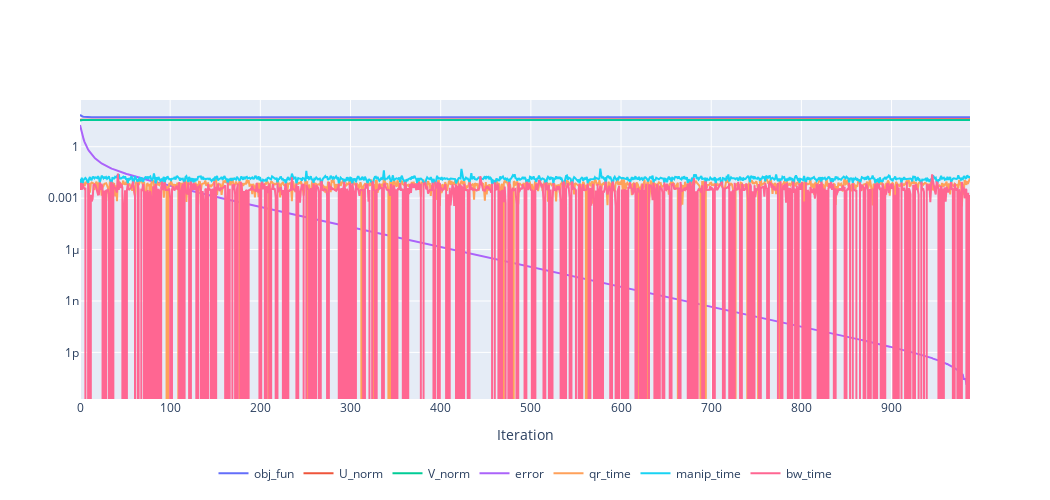

Notebook code for this chart:
### Code cell
plot_dataframe('symmetric', 'eigen_uniform_250x250', '100_sketching_g_1e-15')

### Figure 1 — Plotly figure (JSON) as saved in the notebook; plotly's stock layout.template omitted (floating-point values rounded to 4 significant figures; data arrays with more than 128 entries replaced by an {"elided": "..."} marker saying what was removed)
{"data": [{"hoverinfo": "text", "mode": "lines", "name": "obj_fun", "text": {"elided": "988 str values"}, "type": "scatter", "x": {"elided": "988 int values"}, "y": {"elided": "988 float values"}}, {"hoverinfo": "text", "mode": "lines", "name": "U_norm", "text": {"elided": "988 str values"}, "type": "scatter", "x": {"elided": "988 int values"}, "y": {"elided": "988 float values"}}, {"hoverinfo": "text", "mode": "lines", "name": "V_norm", "text": {"elided": "988 str values"}, "type": "scatter", "x": {"elided": "988 int values"}, "y": {"elided": "988 float values"}}, {"hoverinfo": "text", "mode": "lines", "name": "error", "text": {"elided": "988 str values"}, "type": "scatter", "x": {"elided": "988 int values"}, "y": {"elided": "988 float values"}}, {"hoverinfo": "text", "mode": "lines", "name": "qr_time", "text": {"elided": "988 str values"}, "type": "scatter", "x": {"elided": "988 int values"}, "y": {"elided": "988 float values"}}, {"hoverinfo": "text", "mode": "lines", "name": "manip_time", "text": {"elided": "988 str values"}, "type": "scatter", "x": {"elided": "988 int values"}, "y": {"elided": "988 float values"}}, {"hoverinfo": "text", "mode": "lines", "name": "bw_time", "text": {"elided": "988 str values"}, "type": "scatter", "x": {"elided": "988 int values"}, "y": {"elided": "988 float values"}}], "layout": {"height": 500, "legend": {"orientation": "h", "x": 0.5, "xanchor": "center", "y": -0.2, "yanchor": "top"}, "width": 1050, "xaxis": {"title": {"text": "Iteration"}}, "yaxis": {"type": "log"}}}
